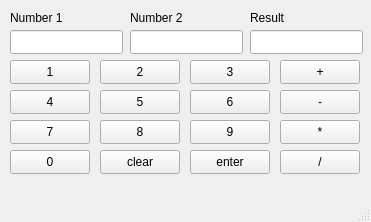
<?xml version="1.0" encoding="UTF-8"?>
<ui version="4.0">
 <class>MainWindow</class>
 <widget class="QMainWindow" name="MainWindow">
  <property name="geometry">
   <rect>
    <x>0</x>
    <y>0</y>
    <width>371</width>
    <height>222</height>
   </rect>
  </property>
  <property name="windowTitle">
   <string>MainWindow</string>
  </property>
  <widget class="QWidget" name="centralwidget">
   <widget class="QPushButton" name="num1">
    <property name="geometry">
     <rect>
      <x>10</x>
      <y>60</y>
      <width>80</width>
      <height>24</height>
     </rect>
    </property>
    <property name="cursor">
     <cursorShape>PointingHandCursor</cursorShape>
    </property>
    <property name="text">
     <string>1</string>
    </property>
   </widget>
   <widget class="QPushButton" name="num2">
    <property name="geometry">
     <rect>
      <x>100</x>
      <y>60</y>
      <width>80</width>
      <height>24</height>
     </rect>
    </property>
    <property name="cursor">
     <cursorShape>PointingHandCursor</cursorShape>
    </property>
    <property name="text">
     <string>2</string>
    </property>
   </widget>
   <widget class="QPushButton" name="num3">
    <property name="geometry">
     <rect>
      <x>190</x>
      <y>60</y>
      <width>80</width>
      <height>24</height>
     </rect>
    </property>
    <property name="cursor">
     <cursorShape>PointingHandCursor</cursorShape>
    </property>
    <property name="text">
     <string>3</string>
    </property>
   </widget>
   <widget class="QPushButton" name="num6">
    <property name="geometry">
     <rect>
      <x>190</x>
      <y>90</y>
      <width>80</width>
      <height>24</height>
     </rect>
    </property>
    <property name="cursor">
     <cursorShape>PointingHandCursor</cursorShape>
    </property>
    <property name="text">
     <string>6</string>
    </property>
   </widget>
   <widget class="QPushButton" name="num5">
    <property name="geometry">
     <rect>
      <x>100</x>
      <y>90</y>
      <width>80</width>
      <height>24</height>
     </rect>
    </property>
    <property name="cursor">
     <cursorShape>PointingHandCursor</cursorShape>
    </property>
    <property name="text">
     <string>5</string>
    </property>
   </widget>
   <widget class="QPushButton" name="num4">
    <property name="geometry">
     <rect>
      <x>10</x>
      <y>90</y>
      <width>80</width>
      <height>24</height>
     </rect>
    </property>
    <property name="cursor">
     <cursorShape>PointingHandCursor</cursorShape>
    </property>
    <property name="text">
     <string>4</string>
    </property>
   </widget>
   <widget class="QPushButton" name="num7">
    <property name="geometry">
     <rect>
      <x>10</x>
      <y>120</y>
      <width>80</width>
      <height>24</height>
     </rect>
    </property>
    <property name="cursor">
     <cursorShape>PointingHandCursor</cursorShape>
    </property>
    <property name="text">
     <string>7</string>
    </property>
   </widget>
   <widget class="QPushButton" name="num9">
    <property name="geometry">
     <rect>
      <x>190</x>
      <y>120</y>
      <width>80</width>
      <height>24</height>
     </rect>
    </property>
    <property name="cursor">
     <cursorShape>PointingHandCursor</cursorShape>
    </property>
    <property name="text">
     <string>9</string>
    </property>
   </widget>
   <widget class="QPushButton" name="num8">
    <property name="geometry">
     <rect>
      <x>100</x>
      <y>120</y>
      <width>80</width>
      <height>24</height>
     </rect>
    </property>
    <property name="cursor">
     <cursorShape>PointingHandCursor</cursorShape>
    </property>
    <property name="text">
     <string>8</string>
    </property>
   </widget>
   <widget class="QPushButton" name="enter_button">
    <property name="geometry">
     <rect>
      <x>190</x>
      <y>150</y>
      <width>80</width>
      <height>24</height>
     </rect>
    </property>
    <property name="cursor">
     <cursorShape>PointingHandCursor</cursorShape>
    </property>
    <property name="text">
     <string>enter</string>
    </property>
   </widget>
   <widget class="QPushButton" name="clear_button">
    <property name="geometry">
     <rect>
      <x>100</x>
      <y>150</y>
      <width>80</width>
      <height>24</height>
     </rect>
    </property>
    <property name="cursor">
     <cursorShape>PointingHandCursor</cursorShape>
    </property>
    <property name="text">
     <string>clear</string>
    </property>
   </widget>
   <widget class="QPushButton" name="num0">
    <property name="geometry">
     <rect>
      <x>10</x>
      <y>150</y>
      <width>80</width>
      <height>24</height>
     </rect>
    </property>
    <property name="cursor">
     <cursorShape>PointingHandCursor</cursorShape>
    </property>
    <property name="text">
     <string>0</string>
    </property>
   </widget>
   <widget class="QPushButton" name="add_button">
    <property name="geometry">
     <rect>
      <x>280</x>
      <y>60</y>
      <width>80</width>
      <height>24</height>
     </rect>
    </property>
    <property name="cursor">
     <cursorShape>PointingHandCursor</cursorShape>
    </property>
    <property name="text">
     <string>+</string>
    </property>
   </widget>
   <widget class="QPushButton" name="mul_button">
    <property name="geometry">
     <rect>
      <x>280</x>
      <y>120</y>
      <width>80</width>
      <height>24</height>
     </rect>
    </property>
    <property name="cursor">
     <cursorShape>PointingHandCursor</cursorShape>
    </property>
    <property name="text">
     <string>*</string>
    </property>
   </widget>
   <widget class="QPushButton" name="div_button">
    <property name="geometry">
     <rect>
      <x>280</x>
      <y>150</y>
      <width>80</width>
      <height>24</height>
     </rect>
    </property>
    <property name="cursor">
     <cursorShape>PointingHandCursor</cursorShape>
    </property>
    <property name="text">
     <string>/</string>
    </property>
   </widget>
   <widget class="QLineEdit" name="lineEdit_num1">
    <property name="geometry">
     <rect>
      <x>10</x>
      <y>30</y>
      <width>113</width>
      <height>24</height>
     </rect>
    </property>
   </widget>
   <widget class="QLineEdit" name="lineEdit_num2">
    <property name="geometry">
     <rect>
      <x>130</x>
      <y>30</y>
      <width>113</width>
      <height>24</height>
     </rect>
    </property>
   </widget>
   <widget class="QLineEdit" name="lineEdit_result">
    <property name="geometry">
     <rect>
      <x>250</x>
      <y>30</y>
      <width>113</width>
      <height>24</height>
     </rect>
    </property>
   </widget>
   <widget class="QLabel" name="label">
    <property name="geometry">
     <rect>
      <x>10</x>
      <y>10</y>
      <width>81</width>
      <height>16</height>
     </rect>
    </property>
    <property name="text">
     <string>Number 1</string>
    </property>
   </widget>
   <widget class="QLabel" name="label_2">
    <property name="geometry">
     <rect>
      <x>130</x>
      <y>10</y>
      <width>81</width>
      <height>16</height>
     </rect>
    </property>
    <property name="text">
     <string>Number 2</string>
    </property>
   </widget>
   <widget class="QLabel" name="label_3">
    <property name="geometry">
     <rect>
      <x>250</x>
      <y>10</y>
      <width>81</width>
      <height>16</height>
     </rect>
    </property>
    <property name="text">
     <string>Result</string>
    </property>
   </widget>
   <widget class="QPushButton" name="sub_button">
    <property name="geometry">
     <rect>
      <x>280</x>
      <y>90</y>
      <width>80</width>
      <height>24</height>
     </rect>
    </property>
    <property name="cursor">
     <cursorShape>PointingHandCursor</cursorShape>
    </property>
    <property name="text">
     <string>-</string>
    </property>
   </widget>
  </widget>
  <widget class="QMenuBar" name="menubar">
   <property name="geometry">
    <rect>
     <x>0</x>
     <y>0</y>
     <width>371</width>
     <height>21</height>
    </rect>
   </property>
  </widget>
  <widget class="QStatusBar" name="statusbar"/>
 </widget>
 <resources/>
 <connections/>
</ui>
